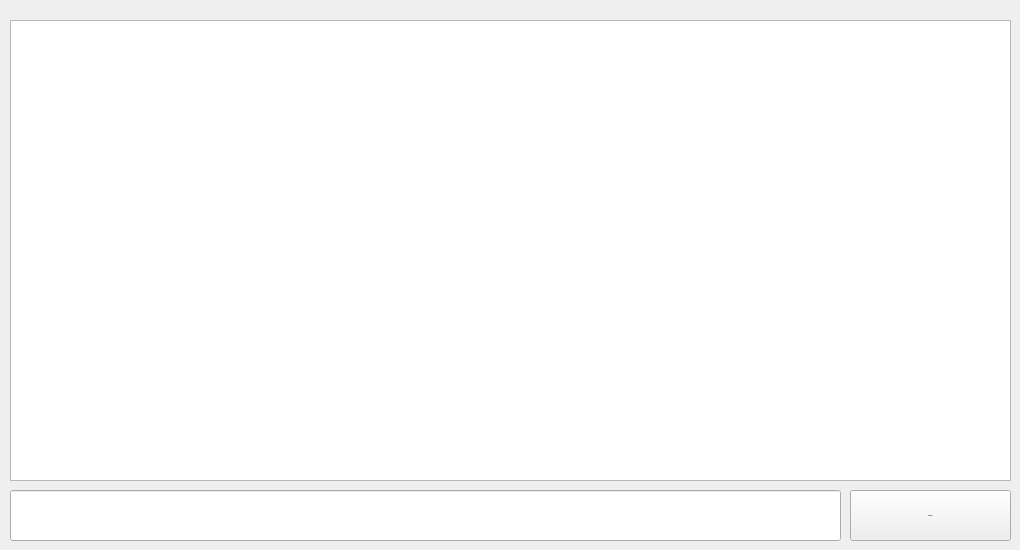
   <widget class="QWidget" name="TTerminal">
    <attribute name="title">
     <string>Terminal</string>
    </attribute>
    <widget class="extQLineEdit" name="LETerminal">
     <property name="geometry">
      <rect>
       <x>10</x>
       <y>490</y>
       <width>831</width>
       <height>51</height>
      </rect>
     </property>
     <property name="font">
      <font>
       <pointsize>15</pointsize>
      </font>
     </property>
     <property name="text">
      <string/>
     </property>
    </widget>
    <widget class="QListWidget" name="LWTerminal">
     <property name="geometry">
      <rect>
       <x>10</x>
       <y>20</y>
       <width>1001</width>
       <height>461</height>
      </rect>
     </property>
     <property name="font">
      <font>
       <pointsize>15</pointsize>
      </font>
     </property>
     <property name="styleSheet">
      <string notr="true"/>
     </property>
     <property name="verticalScrollBarPolicy">
      <enum>Qt::ScrollBarAlwaysOff</enum>
     </property>
     <property name="horizontalScrollBarPolicy">
      <enum>Qt::ScrollBarAlwaysOff</enum>
     </property>
     <property name="editTriggers">
      <set>QAbstractItemView::NoEditTriggers</set>
     </property>
     <property name="showDropIndicator" stdset="0">
      <bool>false</bool>
     </property>
     <property name="selectionMode">
      <enum>QAbstractItemView::NoSelection</enum>
     </property>
    </widget>
    <widget class="QPushButton" name="BTerminal">
     <property name="geometry">
      <rect>
       <x>850</x>
       <y>490</y>
       <width>161</width>
       <height>51</height>
      </rect>
     </property>
     <property name="font">
      <font>
       <pointsize>-1</pointsize>
       <weight>75</weight>
       <italic>false</italic>
       <bold>true</bold>
      </font>
     </property>
     <property name="text">
      <string>Envoyer</string>
     </property>
    </widget>
    <zorder>BTerminal</zorder>
    <zorder>LETerminal</zorder>
    <zorder>LWTerminal</zorder>
   </widget>
